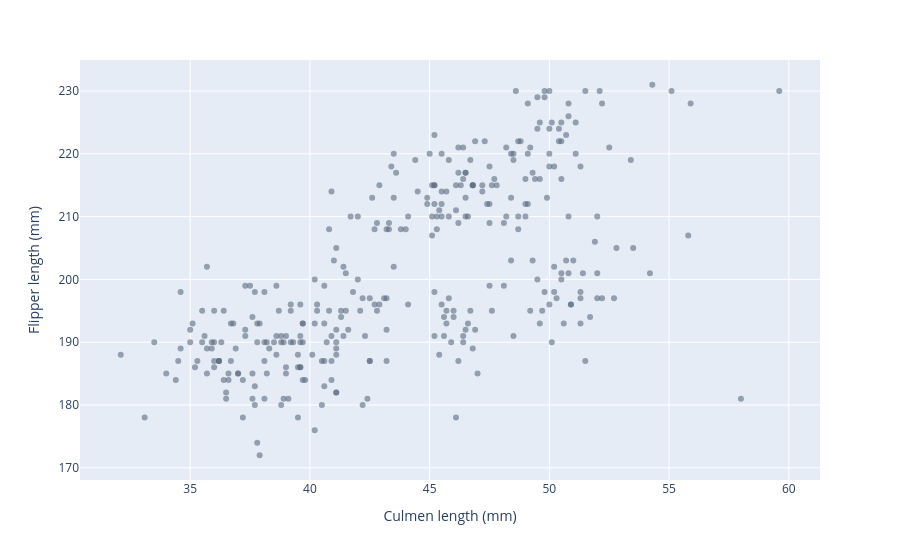

Notebook code for this chart:
### Markdown cell above
# How do we remove this outlier...?
**Before you delete it, hover over it.** Which penguin is it? Do those numbers make sense for that species?

### Code cell
# Ask students to see if they can answer this.

select_condition = df.culmen_length_mm < 70

df = df[select_condition]

df.plot(
    kind='scatter',
    x='culmen_length_mm',
    y='flipper_length_mm',
    hover_data=['species', 'island', 'body_mass_g'],
    opacity=0.6,
)

### Figure 1 — Plotly figure (JSON) as saved in the notebook; plotly's stock layout.template omitted (floating-point values rounded to 4 significant figures; data arrays with more than 128 entries replaced by an {"elided": "..."} marker saying what was removed)
{"data": [{"customdata": {"elided": "333x3 mixed values"}, "hovertemplate": "Culmen length (mm)=%{x}<br>Flipper length (mm)=%{y}<br>species=%{customdata[0]}<br>island=%{customdata[1]}<br>Body mass (g)=%{customdata[2]}<extra></extra>", "legendgroup": "", "marker": {"color": "#5B6B7F", "opacity": 0.6, "symbol": "circle"}, "mode": "markers", "name": "", "orientation": "v", "showlegend": false, "type": "scatter", "x": {"elided": "333 float values"}, "xaxis": "x", "y": {"elided": "333 float values"}, "yaxis": "y"}], "layout": {"legend": {"tracegroupgap": 0}, "margin": {"t": 60}, "xaxis": {"anchor": "y", "domain": [0, 1], "title": {"text": "Culmen length (mm)"}}, "yaxis": {"anchor": "x", "domain": [0, 1], "title": {"text": "Flipper length (mm)"}}}}
